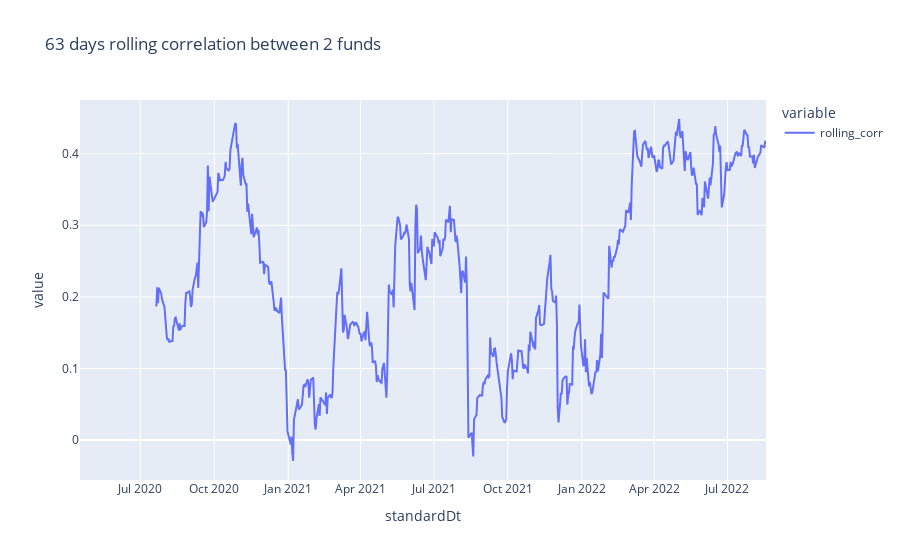

The notebook cell saved with this chart:
### Code cell
px.line(fundAB_ret_df.rolling_corr, title=f"{rolling_days} days rolling correlation between 2 funds")

### Figure 1 — Plotly figure (JSON) as saved in the notebook; plotly's stock layout.template omitted (floating-point values rounded to 4 significant figures; data arrays with more than 128 entries replaced by an {"elided": "..."} marker saying what was removed)
{"data": [{"hovertemplate": "variable=rolling_corr<br>standardDt=%{x}<br>value=%{y}<extra></extra>", "legendgroup": "rolling_corr", "line": {"color": "#636efa", "dash": "solid"}, "marker": {"symbol": "circle"}, "mode": "lines", "name": "rolling_corr", "orientation": "v", "showlegend": true, "type": "scatter", "x": {"elided": "580 str values"}, "xaxis": "x", "y": {"elided": "580 float values"}, "yaxis": "y"}], "layout": {"legend": {"title": {"text": "variable"}, "tracegroupgap": 0}, "title": {"text": "63 days rolling correlation between 2 funds"}, "xaxis": {"anchor": "y", "domain": [0, 1], "title": {"text": "standardDt"}}, "yaxis": {"anchor": "x", "domain": [0, 1], "title": {"text": "value"}}}}
